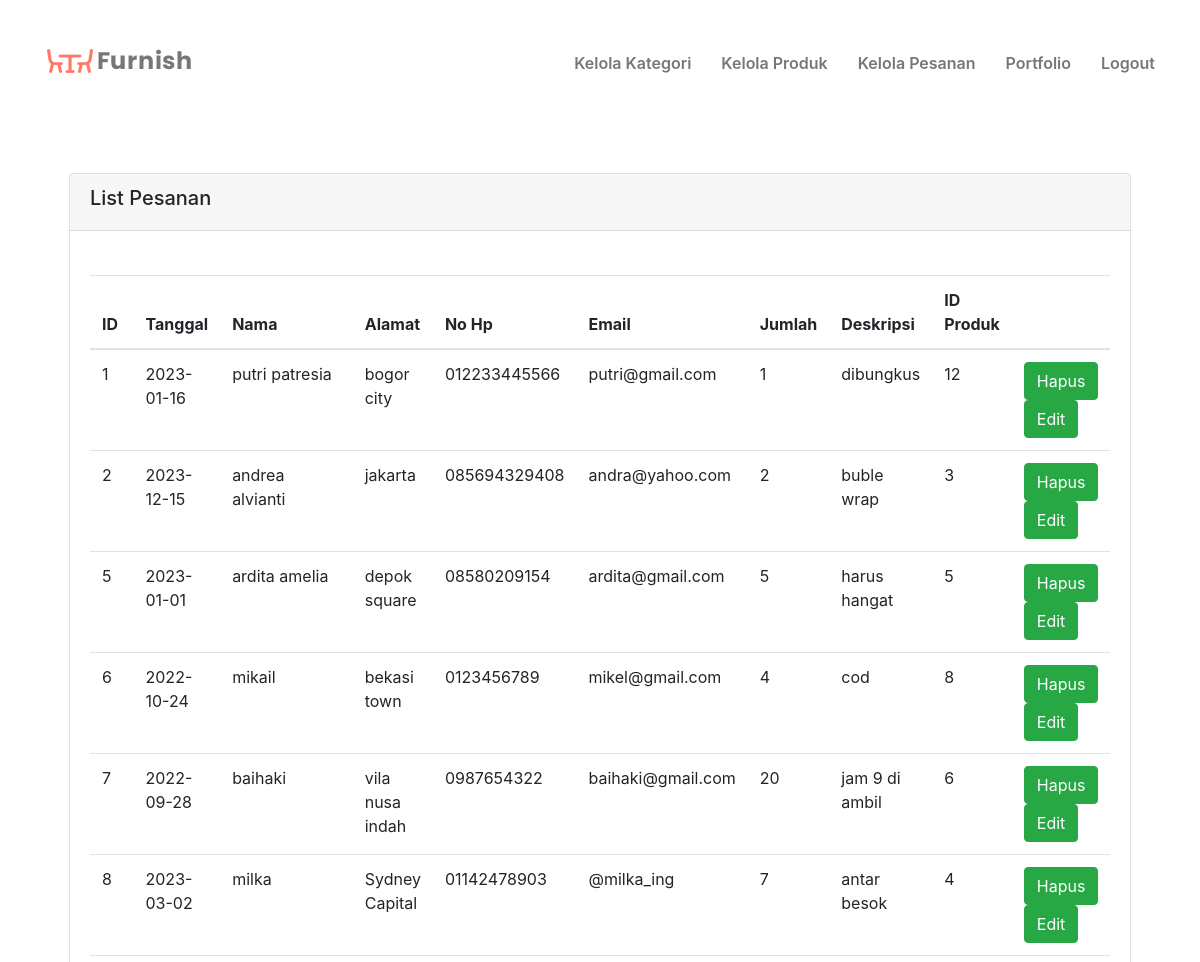
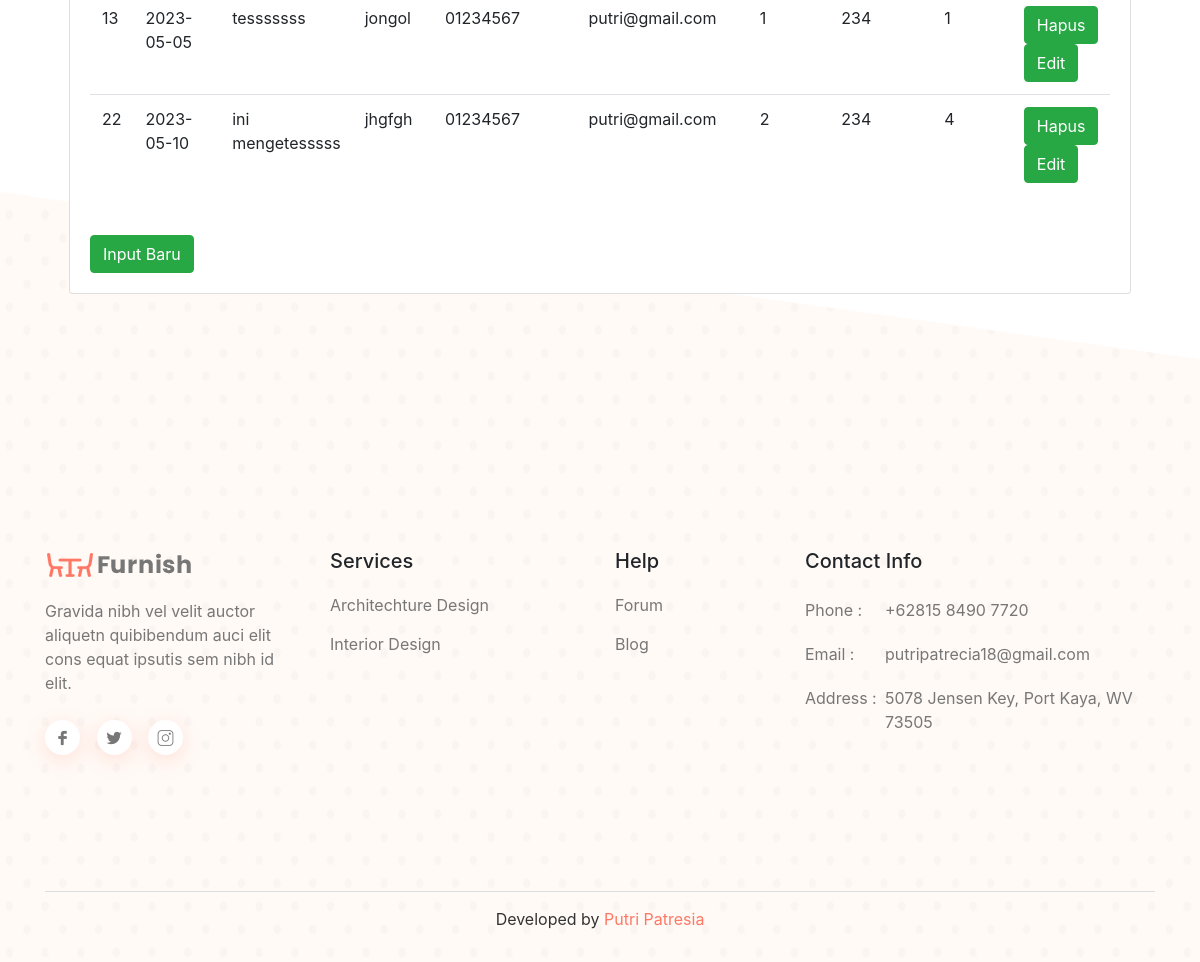
/pesanan.php, run on the app's committed database (2 pictures, top to bottom).
### tables this page shows
CREATE TABLE `pesanan` (
  `id` int(11) NOT NULL,
  `tanggal` date NOT NULL,
  `nama_pemesan` varchar(30) NOT NULL,
  `alamat_pemesan` varchar(50) DEFAULT NULL,
  `no_hp` varchar(20) DEFAULT NULL,
  `email` varchar(30) DEFAULT NULL,
  `jumlah_pesanan` int(11) NOT NULL,
  `deskripsi` text DEFAULT NULL,
  `produk_id` int(11) DEFAULT NULL
);

### pesanan.php (the view, shortened to what this page needs)
<?php include_once('header.php'); ?>
<?php include_once('dbkonek.php'); ?>
<section id="product" class="product-area pt-125 pb-130 mt-5">
    <div class="container">
        <div class="container-fluid px-4">
            <div class="row">
                <div class="col-md-12">
                    <div class="card">
                        <div class="card-header"><h5>List Pesanan</h5></div>
                            <div class="card-body">
                                <table class="table mt-4 table-responsive">
                                    <thead>
                                        <tr>
                                            <th scope="col">ID</th>
                                            <th scope="col">Tanggal</th>
                                            <th scope="col">Nama</th>
                                            <th scope="col">Alamat</th>
                                            <th scope="col">No Hp</th>
                                            <th scope="col">Email</th>
                                            <th scope="col">Jumlah</th>
                                            <th scope="col">Deskripsi</th>
                                            <th scope="col">ID Produk</th>
                                            <th scope="col"></th>
                                        </tr>
                                    </thead>
                                    <tbody>
                                        <?php
                                        $data= $db->query("SELECT * FROM pesanan");
                                        foreach($data as $d):
                                        ?>
                                    <tr>
                                        <td><?= $d['id'] ?></td>
                                        <td><?= $d['tanggal'] ?></td>
                                        <td><?= $d['nama_pemesan'] ?></td>
                                        <td><?= $d['alamat_pemesan'] ?></td>
                                        <td><?= $d['no_hp'] ?></td>
                                        <td><?= $d['email'] ?></td>
                                        <td><?= $d['jumlah_pesanan'] ?></td>
                                        <td><?= $d['deskripsi'] ?></td>
                                        <td><?= $d['produk_id'] ?></td>
                                        <td>
                                            <a href="delete_pesanan.php?id=<?= $d['id'] ?>" class="btn btn-success">Hapus</a>
                                            <a href="form_update_pesanan.php?id=<?= $d['id'] ?>" class="btn btn-success">Edit</a>
                                        </td>
                                    </tr>
                                        <?php
                                        endforeach;
                                        ?>
                                    </tbody>
                                </table>
                                <a href="form_pesanan.php" class="btn btn-success mt-4">Input Baru</a>
                            </div>
                        </div>
                    </div>
                </div>
            </div>
        </div>
</section>
<?php include_once('footer.php'); ?>

### assets/css/default.css (style rules this page uses)
.mt-5 { margin-top: 5px; }
.pt-125 { padding-top: 125px; }
.pb-130 { padding-bottom: 130px; }

### assets/css/style.css (style rules this page uses)
body { font-family: "Poppins", sans-serif; font-weight: normal; font-style: normal; color: #777; }
* { margin: 0; padding: 0; -webkit-box-sizing: border-box; -moz-box-sizing: border-box; box-sizing: border-box; }
i, span, a { display: inline-block; }
h1, h2, h3, h4, h5, h6 { font-family: "Poppins", sans-serif; font-weight: 600; color: #333; margin: 0px; }
h5 { font-size: 20px; }

### data on the page
pesanan: id "1", tanggal "2023-01-16", nama_pemesan "putri patresia", alamat_pemesan "bogor city", no_hp "012233445566", email "putri@gmail.com", jumlah_pesanan "1", deskripsi "dibungkus", produk "12"
pesanan: id "2", tanggal "2023-12-15", nama_pemesan "andrea alvianti", alamat_pemesan "jakarta", no_hp "085694329408", email "andra@yahoo.com", jumlah_pesanan "2", deskripsi "buble wrap", produk "3"
pesanan: id "5", tanggal "2023-01-01", nama_pemesan "ardita amelia", alamat_pemesan "depok square", no_hp "08580209154", email "ardita@gmail.com", jumlah_pesanan "5", deskripsi "harus hangat", produk "5"
pesanan: id "6", tanggal "2022-10-24", nama_pemesan "mikail", alamat_pemesan "bekasi town", no_hp "0123456789", email "mikel@gmail.com", jumlah_pesanan "4", deskripsi "cod", produk "8"
pesanan: id "7", tanggal "2022-09-28", nama_pemesan "baihaki", alamat_pemesan "vila nusa indah", no_hp "0987654322", email "baihaki@gmail.com", jumlah_pesanan "20", deskripsi "jam 9 di ambil", produk "6"
pesanan: id "8", tanggal "2023-03-02", nama_pemesan "milka", alamat_pemesan "Sydney Capital", no_hp "01142478903", email "@milka_ing", jumlah_pesanan "7", deskripsi "antar besok", produk "4"
pesanan: id "13", tanggal "2023-05-05", nama_pemesan "tesssssss", alamat_pemesan "jongol", no_hp "01234567", email "putri@gmail.com", jumlah_pesanan "1", deskripsi "234", produk "1"
pesanan: id "22", tanggal "2023-05-10", nama_pemesan "ini mengetesssss", alamat_pemesan "jhgfgh", no_hp "01234567", email "putri@gmail.com", jumlah_pesanan "2", deskripsi "234", produk "4"
